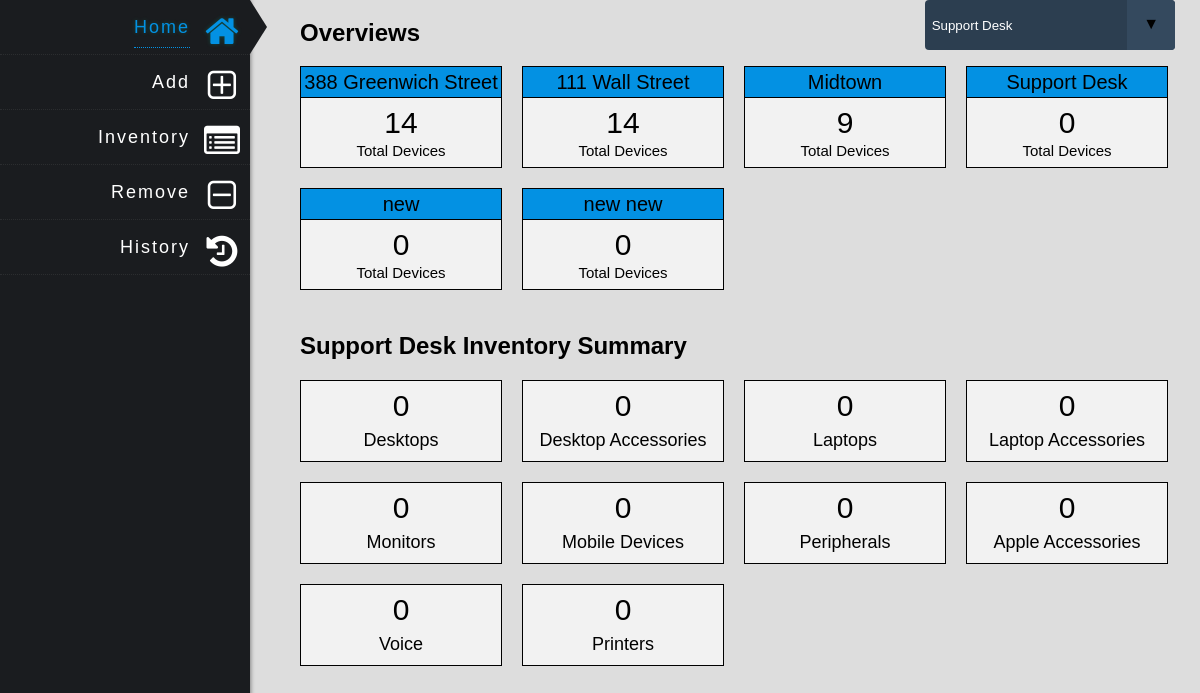
The page /index.php?id=4 on the database its author committed.
### tables this page shows
CREATE TABLE IF NOT EXISTS `locations` (
  `location_id` int(2) NOT NULL AUTO_INCREMENT,
  `location_name` text NOT NULL,
  PRIMARY KEY (`location_id`)
);

CREATE TABLE IF NOT EXISTS `category` (
  `category_id` int(11) NOT NULL AUTO_INCREMENT,
  `category_name` text NOT NULL,
  PRIMARY KEY (`category_id`),
  UNIQUE KEY `category_id` (`category_id`)
);

### private/query_functions.php (called while the page is built, shortened)
<?php
  function show_all_locations() {
    global $db;
    $sql = "SELECT * FROM locations";
    $result = mysqli_query($db, $sql);
    return $result;
  }
  function find_all_categories() {
    global $db;
    $sql = "SELECT * FROM category ";
    $result = mysqli_query($db, $sql);
    return $result;
  }
  function find_devices_number($location){
    global $db;
    $sql = "SELECT SUM(item_amount) AS value_sum FROM stock WHERE item_location=$location";
    $result = mysqli_query($db, $sql);
    $row = mysqli_fetch_assoc($result);
    $sum = $row['value_sum'];
    return $sum;
  }
  function find_total_number_by_category($location,$category){
    global $db;
    $sql = "SELECT SUM(item_amount) AS value_sum FROM stock WHERE item_location=$location AND item_category='$category'";
    $result = mysqli_query($db, $sql);
    $row = mysqli_fetch_assoc($result);
    $sum = $row['value_sum'];
    return $sum;
  }
?>

### private/functions.php (called while the page is built, shortened)
<?php
function h($string="") {
  return htmlspecialchars($string);
}
?>

### public/index.php (the view, shortened to what this page needs)
<?php include(SHARED_PATH . '/header.php'); ?>
<?php include(SHARED_PATH . '/nav.php'); ?>
<?php
    $id = isset($_GET['id']) ? $_GET['id'] : '1';
    $location = find_location_by_id($id);
?>
<?php
        echo "<div class='select'>";
        $location_set = show_all_locations();
        if ($location_set->num_rows > 0) {
            echo "<select name='page' class='selectLocation' onchange='loadLocation(this.value)'>";
            while($row = $location_set->fetch_assoc()) {
                if ($id == $row["location_id"]){
                    echo "<option value='" .$row["location_id"] ."' selected='selected'>" . $row["location_name"] ."</option>";
                }else{
                    echo "<option value='" .$row["location_id"] ."'>" . $row["location_name"] ."</option>";
                }
            }
            echo "</select>";
        } else {
            echo "0 results";
        }
        echo "</div>";
    ?>
<div id="page-content">
    <?php $location_num_set = show_all_locations();?>
    <h1 class="home_head">Overviews</h1>
    <div class="location_summary">
        <?php while($row = mysqli_fetch_assoc($location_num_set)) { ?>
            <div class="location_total_devices" id="<?php echo $row["location_id"] ?>">
                <?php $location_total_devices = find_devices_number(h($row["location_id"])); ?>
                <p class="location_name"><?php echo h($row["location_name"]) ?></p>
                <p class="location_number"><?php echo $location_total_devices ?></p>
                <p class="location_tag">Total Devices</p>
            </div>
        <?php } ?>
    </div>
    <?php $category_set = find_all_categories(); ?>
    <h1 class="home_head"><?php echo h($location['location_name']); ?> Inventory Summary</h1>
    <div class="location_summary">
        <?php while($category = mysqli_fetch_assoc($category_set)) { ?>
          <div class="category_sum_box">
            <?php
                $category_name = $category['category_name'];
                $total_num = find_total_number_by_category($id,h($category_name));
            ?>
            <p class="number"><?php echo $total_num; ?></p>
            <p class="name"><?php echo h($category_name); ?></p>
          </div>
        <?php } ?>
    </div>
</div>
<?php include(SHARED_PATH . '/footer.php'); ?>

### public/css/home.css (style rules this page uses)
.home_head { margin-left: 50px; margin-top: 20px; clear: both; }
.location_summary { margin-left: 50px; margin-top: 20px; display: inline-block; }
.location_total_devices { width: 200px; height: 100px; float: left; background-color: #f2f2f2; margin-right: 20px; margin-bottom: 20px; border: 1px solid black; }
.location_total_devices .location_name { width: 200px; font-size: 20px; text-align: center; padding-top: 5px; padding-bottom: 5px; background-color: #0391e3; border-bottom: 1px solid black; }
.location_total_devices .location_number { width: 200px; font-size: 30px; text-align: center; margin-top: 10px; }
.location_total_devices .location_tag { width: 200px; font-size: 15px; text-align: center; margin-top: 5px; }
.category_sum_box { width: 200px; height: 80px; float: left; background-color: #f2f2f2; margin-right: 20px; margin-bottom: 20px; border: 1px solid black; }
.category_sum_box .number { float: left; width: 200px; height: 40px; font-size: 30px; text-align: center; padding-top: 10px; }
.category_sum_box .name { float: left; width: 200px; font-size: 18px; text-align: center; }

### rows shown on the page
locations: location_name "388 Greenwich Street", location_total_devices "14"
locations: location_name "111 Wall Street", location_total_devices "14"
locations: location_name "Midtown", location_total_devices "9"
locations: location_name "Support Desk", location_total_devices "0"
locations: location_name "new", location_total_devices "0"
locations: location_name "new new", location_total_devices "0"
category: total_num "0", category_name "Desktops"
category: total_num "0", category_name "Desktop Accessories"
category: total_num "0", category_name "Laptops"
category: total_num "0", category_name "Laptop Accessories"
category: total_num "0", category_name "Monitors"
category: total_num "0", category_name "Mobile Devices"
category: total_num "0", category_name "Peripherals"
category: total_num "0", category_name "Apple Accessories"
category: total_num "0", category_name "Voice"
category: total_num "0", category_name "Printers"

### other values the page prints
form field page "Support Desk"
